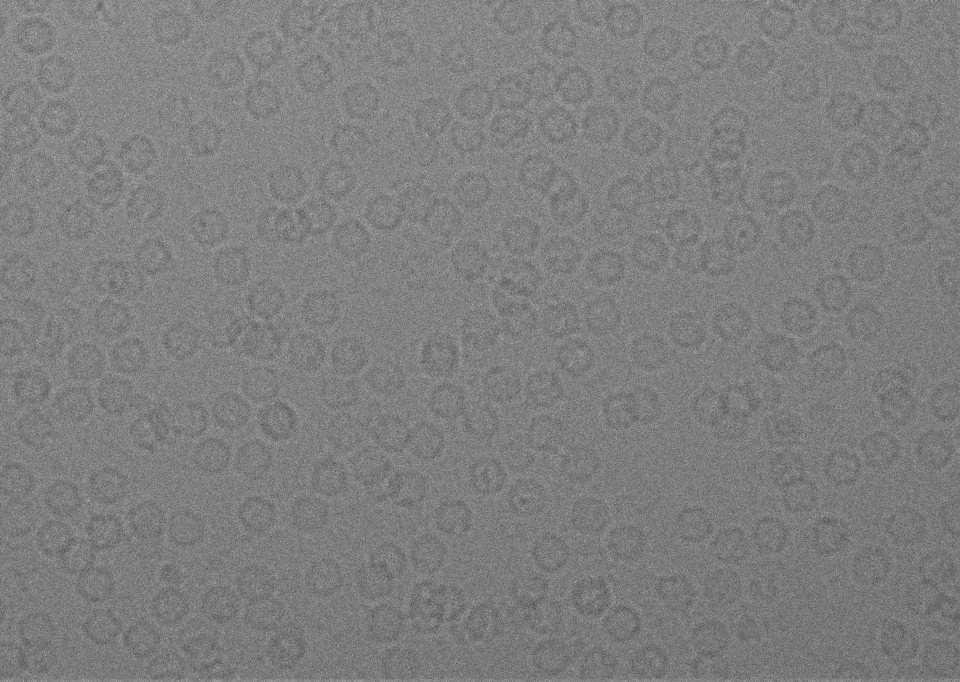
#> input picture data_exploration/raw_data/FoilHole_16384305_Data_16383479_16383481_20201016_164256_fractions.png, 960 x 682 px, found by its file name
$ jupyter execute --allow-errors experiments.ipynb   (shell and % lines are left out)   (older library calls are emulated)
#> lines starting #> are read from the running program, lines starting #| are printed output that depends on the picture
### cryo_em_select.py
from random import shuffle
from keras.utils import Sequence
from pathlib import Path
import os
import pandas as pd
import cv2
import preprocess
import numpy as np
from keras.layers import (
    Conv2D,
    Activation,
    BatchNormalization,
    UpSampling2D,
    Dense,
    MaxPooling2D,
    LeakyReLU,
    GlobalAveragePooling2D,
    Flatten,
    Conv2DTranspose,
    Add,
    concatenate,
    Input
)
from keras.metrics import MeanIoU, BinaryIoU
from keras.models import Model
from keras.optimizers import Adam
from matplotlib import pyplot as plt
from keras.callbacks import (
    ModelCheckpoint,
    EarlyStopping,
    ReduceLROnPlateau,
    TensorBoard,
    LearningRateScheduler
)
from tensorflow_addons.losses import GIoULoss, giou_loss
import pickle

import logging
logging.basicConfig(filename='cryo-em-select.log',
                    encoding='utf-8', level=logging.DEBUG)


class CryoBatchGenerator(Sequence):
    """
    This is a generator for batches of training data. It reads in a list of paths to the training images. We preprocess the images
    and create the labels from the .csv files.
    """

    def __init__(self, X, batch_size, image_size=(224, 224, 1), shuffle=False, save_labels=False, label_type='gauss'):
        """
        Initialize a batch generator.

        :param X: List of image paths
        :param batch_size: Number of images in each batch
        :param image_size: Dimension of each image
        :param shuffle: Whether to shuffle the images
        :param save_labels: Whether to save the labels for the images
        """

        self.X = X
        self.batch_size = batch_size
        self.image_size = image_size
        self.shuffle = shuffle
        self.save_labels = save_labels
        self.label_type = label_type
        self.n = len(X)

        logging.debug("Created CryoBatchGenerator")

    # [128 lines left out: functions on_epoch_end, __getitem__, __get_data, __get_input, __len__, not called in this run]


class CryoEmNet:
    """
    This is our cryo-em segmentation class
    """

    def __init__(self, batch_size, image_size=(224, 224, 1), model=None, label_type='gauss'):
        """
        :param batch_size: Batch size for training / prediction
        :param input_size: Input image size
        """
#> called with batch_size = 4, image_size = (622, 900, 1), label_type = 'gauss'
        logging.debug("Creating CryoEmNet")
        self.batch_size = batch_size
        self.image_size = image_size
        self.label_type = label_type

        if model is None:
            # [9 lines of commented-out code are left out]
            self.build_large_residual_unet()
#> (the call stopped at in build_large_residual_unet, `inputs = Input(shape=self.image_size)`: keras is not available in this run)
        else:
            self.model = model

        logging.debug("Created CryoEmNet")

    # [148 lines left out: functions __convolution_layer, __residual_module_type1, __residual_module_type2, build_basic_model, small_unet, not called in this run]

    def build_large_residual_unet(self):
        """
        Creates a large unet segmentation model that applies both the residual type 1 and 2 modules. Further the model should also include skip connections

        Overwrites classs model with Large unet residual segmentation model
        """
        logging.debug("Building large residual unet")
        logging.debug("Setting inputs")
        inputs = Input(shape=self.image_size)

        # Encoder
        logging.debug("Setting up encoder")
        # Layer 1
        convolution_1 = self.__residual_module_type1(inputs, filters=8)
        pooling_1 = self.__residual_module_type2(convolution_1, filters=8)

        # Layer 2
        convolution_2 = self.__residual_module_type1(pooling_1, filters=16)
        pooling_2 = self.__residual_module_type2(convolution_2, filters=16)

        # Layer 3
        convolution_3 = self.__residual_module_type1(pooling_2, filters=32)

        # Layer 4
        convolution_4 = self.__residual_module_type1(convolution_3, filters=32)

        # Layer 5
        convolution_5 = self.__residual_module_type1(convolution_4, filters=32)
        pooling_3 = self.__residual_module_type2(convolution_5, filters=32)

        # Layer 6
        convolution_6 = self.__residual_module_type1(pooling_3, filters=64)

        # Layer 7
        convolution_7 = self.__residual_module_type1(convolution_6, filters=64)

        # Layer 8
        convolution_8 = self.__residual_module_type1(convolution_7, filters=64)
        pooling_4 = self.__residual_module_type2(convolution_8, filters=64)

        # Layer 9
        convolution_9 = self.__residual_module_type1(pooling_4, filters=128)

        # # Layer 10
        # convolution_10 = self.__residual_module_type1(convolution_9, filters=128)

        # # Layer 11
        # convolution_11 = self.__residual_module_type1(convolution_10, filters=128)

        # # Layer 12
        # convolution_12 = self.__residual_module_type1(convolution_11, filters=128)

        # # Layer 13
        # convolution_13 = self.__residual_module_type1(convolution_12, filters=128)

        # # Layer 14
        # convolution_14 = self.__residual_module_type1(convolution_13, filters=128)

        # # Layer 15
        # convolution_15 = self.__residual_module_type1(convolution_14, filters=128)

        # Decoder
        logging.debug("Setting up decoder")
        # Layer 16
        convolution_16 = self.__residual_module_type1(
            convolution_9, filters=128)
        upsampling_1 = Conv2DTranspose(filters=64, kernel_size=1, strides=2,
                                       padding='same', kernel_initializer='he_normal')(convolution_16)
        merge_1 = concatenate([convolution_7, upsampling_1], axis=3)

        # Layer 17
        convolution_filter_resize_1 = self.__convolution_layer(
            merge_1, filters=64)
        convolution_17 = self.__residual_module_type1(
            convolution_filter_resize_1, filters=64)

        # Layer 18
        convolution_18 = self.__residual_module_type1(
            convolution_17, filters=64)

        # Layer 19
        convolution_19 = self.__residual_module_type1(
            convolution_18, filters=64)
        upsampling_2 = Conv2DTranspose(
            32, (1, 1), strides=(2, 2))(convolution_19)
        merge_2 = concatenate([convolution_4, upsampling_2], axis=3)

        # Layer 20
        convolution_filter_resize_2 = self.__convolution_layer(
            merge_2, filters=32)
        convolution_20 = self.__residual_module_type1(
            convolution_filter_resize_2, filters=32)
        upsampling_3 = Conv2DTranspose(
            16, (1, 1), strides=(2, 2))(convolution_20)
        merge_3 = concatenate([convolution_2, upsampling_3], axis=3)

        # Layer 21
        convolution_filter_resize_3 = self.__convolution_layer(
            merge_3, filters=16)
        convolution_21 = self.__residual_module_type1(
            convolution_filter_resize_3, filters=16)
        upsampling_4 = Conv2DTranspose(
            16, (1, 1), strides=(2, 2))(convolution_21)
        merge_4 = concatenate([convolution_1, upsampling_4], axis=3)

        logging.debug("Setting outputs")
        outputs = Conv2D(1, 1, activation='sigmoid')(merge_4)

        # Specify model
        logging.debug("Init model with inputs and outputs")
        large_residual_unet = Model(inputs=inputs, outputs=outputs)
        large_residual_unet.summary()

        self.model = large_residual_unet

        logging.debug("Created large residual unet")

    # [158 lines left out: functions build_large_unet, build_unet, not called in this run]

    def train(
        self,
        filepath: Path = Path(str(os.getcwd())) / 'model' / 'checkpoint',
        nb_epoch_early=10,
        warmrestarts=True,
        learning_rate=10 ** -2,
        epochs=10,
        save_log=True,
        save_model=True,
        use_all_data=False
    ):
        """
        Function that trains the CryoEmNet model. Method also handles all callback functionality, specify the model optimizer and compilers the model.

        :param filepath: Path to where we save the model
        :param nb_epoch_early: Number of epochs before we consider early stopping. This is also used when considering if we should reduce the learning rate on a plateau.
        :param warmrestarts:  This warm-starting approach enables us to start training from a better initial point on the loss surface and often learn better models
        :param learning_rate: The model learning rate
        :param epochs: Number of epochs
        :param save_log: Whether to save the log file
        :param save_model: Whether to save the model
        """
        logging.debug("Starting train")
        logging.debug(" - filepath: {filepath}".format(filepath=filepath))
        logging.debug(
            " - nb_epoch_early: {nb_epoch_early}".format(nb_epoch_early=nb_epoch_early))
        logging.debug(
            " - warmrestarts: {warmrestarts}".format(warmrestarts=warmrestarts))
        logging.debug(
            " - learning_rate: {learning_rate}".format(learning_rate=learning_rate))
        logging.debug(" - epochs: {epochs}".format(epochs=epochs))
        logging.debug(" - save_log: {save_log}".format(save_log=save_log))
        logging.debug(
            " - save_model: {save_model}".format(save_model=save_model))

        data_path = [x for x in Path(
            str(os.getcwd()) + '/data/raw_data/').iterdir()]
        if not use_all_data:
            data_path = data_path[:200]

        logging.debug("data_path = {data_path}".format(data_path=data_path))

        # Generator with the training data
        logging.debug("Creating training data generator")
        train_generator = CryoBatchGenerator(
            X=data_path[:int(len(data_path) * 0.8)],
            batch_size=self.batch_size,
            image_size=self.image_size,
            shuffle=True,
            save_labels=True,
            label_type=self.label_type
        )

        # Generator with the validation data
        logging.debug("Creating validation data generator")
        validation_generator = CryoBatchGenerator(
            X=data_path[int(len(data_path) * 0.8):],
            batch_size=self.batch_size,
            image_size=self.image_size,
            shuffle=True,
            save_labels=True,
            label_type=self.label_type
        )

        # Define callbacks
        logging.debug("Defining callbacks")

        all_callbacks = []
        # Tried to remove the checkpoint callback
        checkpoint = ModelCheckpoint(
            filepath=filepath,
            monitor="accuracy",
            verbose=1,
            save_best_only=True,
            save_weights_only=True,
            mode="max",
            save_freq='epoch',
        )
        all_callbacks.append(checkpoint)

        early_stop = EarlyStopping(
            monitor="accuracy",
            min_delta=0.0005,
            patience=nb_epoch_early,
            mode="max",
            verbose=1,
        )
        all_callbacks.append(early_stop)

        reduceLROnPlateau = ReduceLROnPlateau(
            monitor="accuracy",
            factor=0.1,
            patience=int(nb_epoch_early * 0.6),
            verbose=1,
        )
        all_callbacks.append(reduceLROnPlateau)
        if save_log:
            try:
                os.makedirs(os.path.expanduser("logs/"))
            except:
                pass

            tb_counter = (
                len(
                    [
                        log
                        for log in os.listdir(os.path.expanduser("logs/"))
                        if "cinderella" in log
                    ]
                )
                + 1
            )
            tensorboard = TensorBoard(
                log_dir=os.path.expanduser(
                    "logs/") + "cinderella" + "_" + str(tb_counter),
                histogram_freq=1,
                write_graph=True,
                write_images=True,
            )
            all_callbacks.append(tensorboard)
        if not warmrestarts:
            reduce_lr_on_plateau = ReduceLROnPlateau(
                monitor="accuracy",
                factor=0.1,
                patience=int(nb_epoch_early * 0.6),
                verbose=1,
            )
            all_callbacks.append(reduce_lr_on_plateau)
        else:
            # [6 lines left out: function scheduler, not called in this run]
            schedule = LearningRateScheduler(
                schedule=scheduler,
                verbose=True
            )

            all_callbacks.append(schedule)

        # Model optimizer
        logging.debug("Creating model optimizer")
        optimizer = Adam(
            learning_rate=learning_rate,
            beta_1=0.9,
            beta_2=0.999,
            epsilon=1e-07,
            amsgrad=False,
            name="Adam",
        )

        # [16 lines left out: function dice_loss, not called in this run]

        logging.debug("Compiling model")
        self.model.compile(
            optimizer=optimizer,
            # loss='mse'
            # loss=giou_loss,
            # loss=GIoULoss(),
            loss=dice_loss,
            # metrics=['accuracy'],
            metrics=[BinaryIoU(name='IoU'), 'accuracy']
        )

        logging.debug("Fitting model")
        history = self.model.fit(
            train_generator,
            validation_data=validation_generator,
            epochs=epochs,
            callbacks=all_callbacks
        )

        logging.debug("Saving the model and history")
        if save_model:
            self.model.save(str(filepath))
        if save_log:
            with open(filepath / 'train_history', 'wb') as f:
                pickle.dump(history.history, f)


        # Functionality to delete the label data from the label_data folder
        logging.debug("Outputting label data")
        folder = Path(os.getcwd()) / 'data' / 'label_data'
        for filename in folder.iterdir():
            file_path = folder / Path(filename)
            try:
                if file_path.exists():
                    os.remove(str(file_path))
            except Exception as e:
                print('Failed to delete %s. Reason: %s' % (file_path, e))

    # [92 lines left out: functions predict, show_predictions, not called in this run]

### experiments.ipynb
[cell 1]
import cryo_em_select as cryo
from pathlib import Path
import os

model = cryo.CryoEmNet(batch_size=4, image_size=(622,900,1), label_type='gauss')
model.train(
    filepath=Path(str(os.getcwd())) / 'test_model' / 'checkpoint',
    learning_rate=10 ** -2,
    epochs=0,
    save_log=False,
    save_model=False)
#> (the call stopped at in train, `checkpoint = ModelCheckpoint( filepath=filepath, monitor="accuracy", v..`: keras is not available in this run)

[cell 2]
from pathlib import Path

path = Path('FoilHole_16384305_Data_16383479_16383481_20201016_164256_fractions.png')
#> (the rest of this cell did not finish here and is left out)

[cell 3]
import cryo_em_select as cryo
model_loaded = cryo.CryoEmNet(batch_size=4, image_size=(224,224,1))
#> (the call stopped at in build_large_residual_unet, `inputs = Input(shape=self.image_size)`: keras is not available in this run)
#> (the rest of this cell did not finish here and is left out)

[cell 4]
import os
from pathlib import Path

p = Path(os.getcwd()) / 'output'

#> (the rest of this cell did not finish here and is left out)

[cell 5]
from pathlib import Path
import cv2
from matplotlib import pyplot as plt
import os


p = Path(os.getcwd() + '/data/raw_data/' + 'FoilHole_16384305_Data_16383479_16383481_20201016_164256_fractions.png')
forestGray = cv2.imread(str(p), cv2.IMREAD_GRAYSCALE)
#> forestGray is the input picture: shape (682, 960); min 81, max 183, mean 127
forestEdges2 = cv2.Sobel(forestGray, cv2.CV_8U, 1, 0, ksize=3)
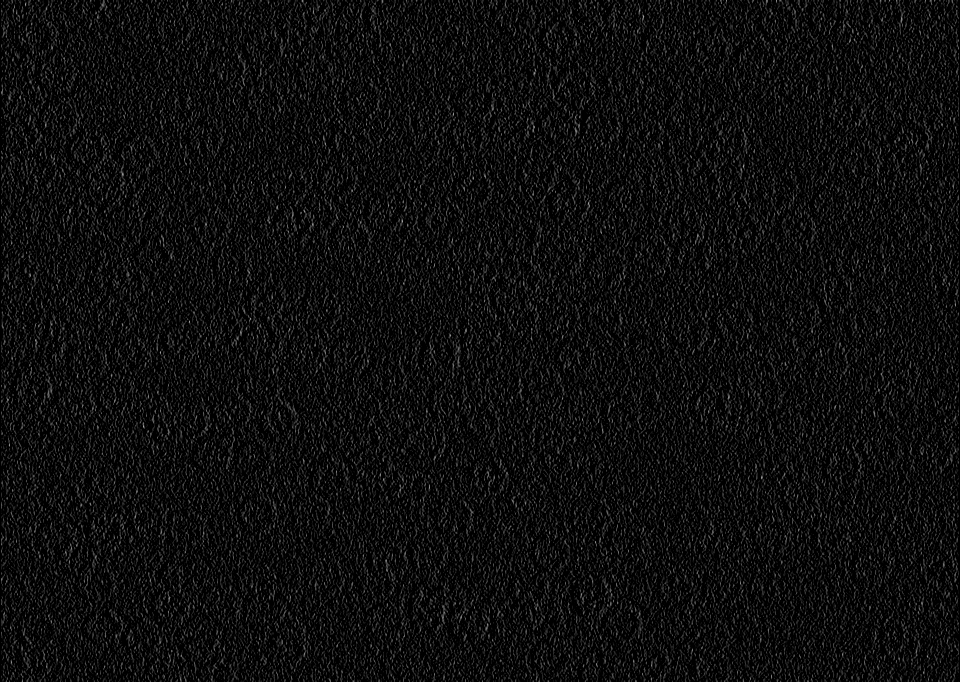
#> forestEdges2: shape (682, 960); min 0, max 167, mean 13.8

fig, axes = plt.subplots(1, 2, figsize=(20, 8))
for ax, im, title in zip(axes, [forestGray, forestEdges2], ['Original', 'OpenCV Sobel']):
    ax.set_title(title)
    ax.imshow(im, cmap='gray');
#> this loop made 2 passes
#> title on passes 1 to 2: 'Original', 'OpenCV Sobel'
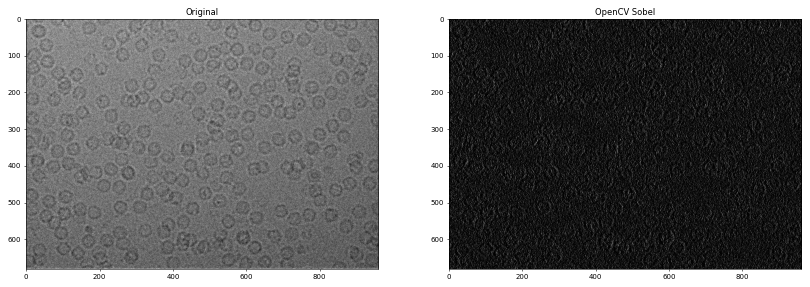
#> figure drawn by matplotlib, 2 panels

[cell 6]
from pathlib import Path
import cv2
from matplotlib import pyplot as plt
import os

p = Path(os.getcwd() + '/data/raw_data/' + 'FoilHole_16384305_Data_16383479_16383481_20201016_164256_fractions.png')
img = cv2.imread(str(p), cv2.IMREAD_GRAYSCALE)
img[0:30] = 0
img[:,:30] = 0
img[:,-30:] = 0
img[-30:] = 0
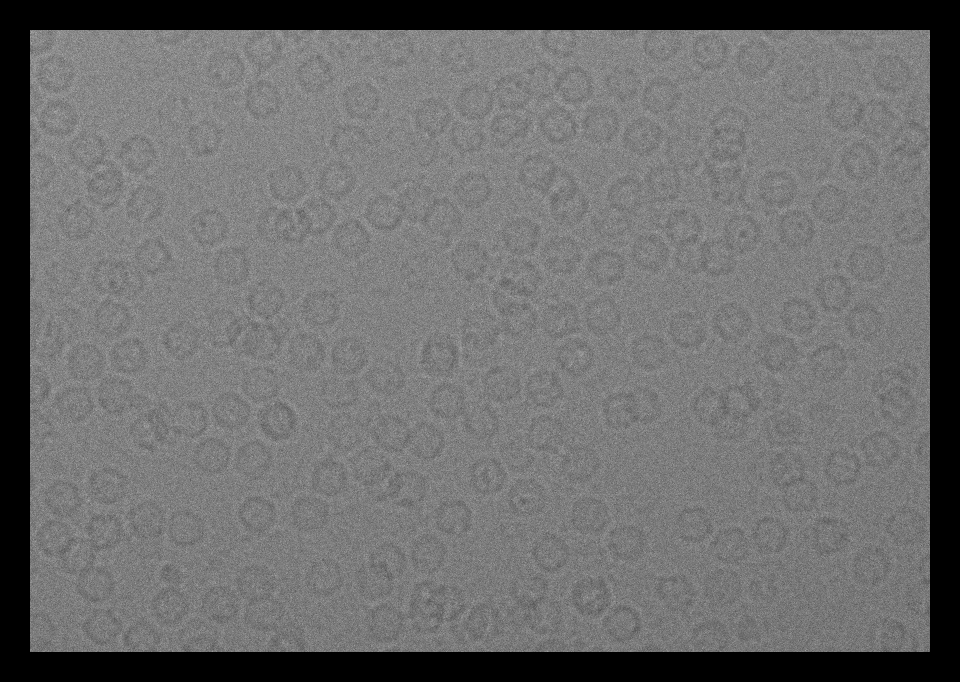
#> img: shape (682, 960); min 0, max 177, mean 108.7
img = img[30:-30,30:-30]
#> img: shape (622, 900)
print(img.shape)
#| (622, 900)
plt.imshow(img, cmap='gray')
